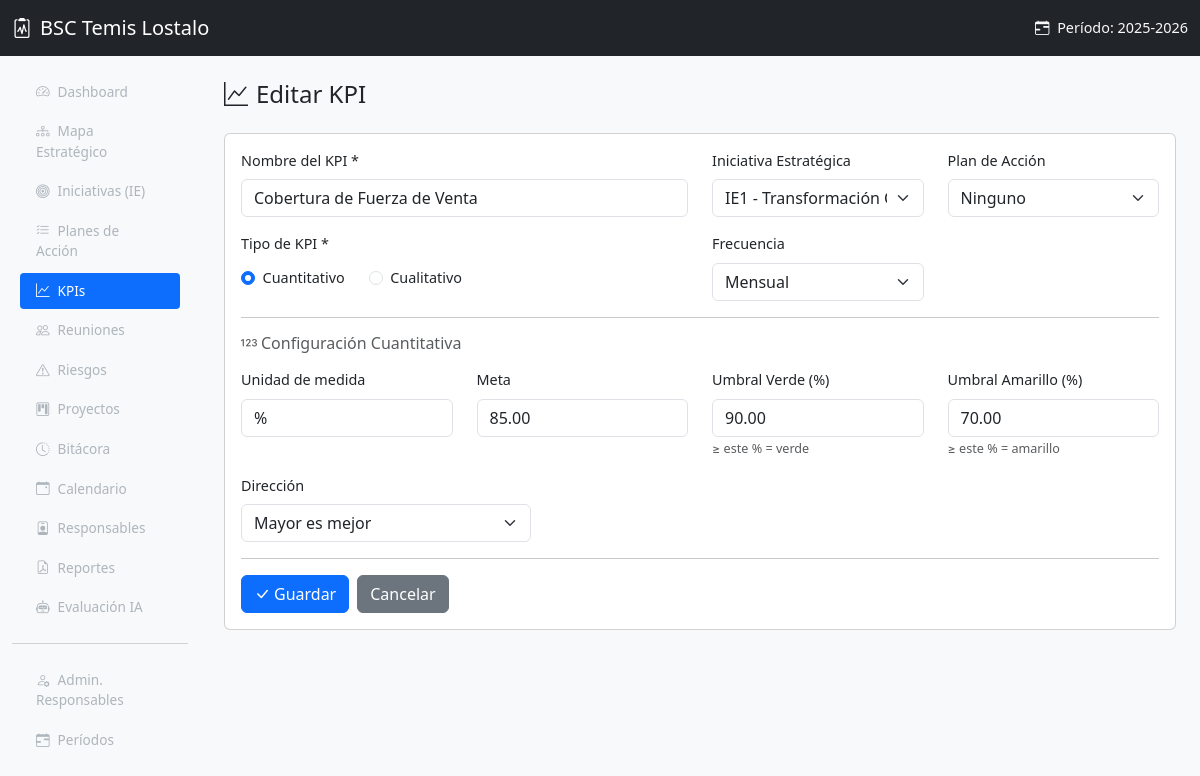
The page /index.php?page=kpis&action=editar&id=1 on the database its author committed.
### tables this page shows
CREATE TABLE periodos_estrategicos (
    id INT AUTO_INCREMENT PRIMARY KEY,
    nombre VARCHAR(100) NOT NULL,
    fecha_inicio DATE NOT NULL,
    fecha_fin DATE NOT NULL,
    activo TINYINT(1) DEFAULT 0,
    created_at TIMESTAMP DEFAULT CURRENT_TIMESTAMP
);

CREATE TABLE kpis (
    id INT AUTO_INCREMENT PRIMARY KEY,
    iniciativa_id INT DEFAULT NULL,
    plan_accion_id INT DEFAULT NULL,
    periodo_id INT DEFAULT NULL,
    nombre VARCHAR(200) NOT NULL,
    tipo ENUM('cuantitativo','cualitativo') DEFAULT 'cuantitativo',
    unidad VARCHAR(50) DEFAULT NULL,
    meta DECIMAL(15,2) DEFAULT NULL,
    valor_actual DECIMAL(15,2) DEFAULT NULL,
    umbral_verde DECIMAL(5,2) DEFAULT 90.00,
    umbral_amarillo DECIMAL(5,2) DEFAULT 70.00,
    direccion ENUM('mayor_mejor','menor_mejor') DEFAULT 'mayor_mejor',
    escala_cualitativa VARCHAR(50) DEFAULT NULL,
    opciones_cualitativas TEXT,
    valor_cualitativo VARCHAR(100) DEFAULT NULL,
    estado_semaforo ENUM('verde','amarillo','rojo') DEFAULT NULL,
    frecuencia ENUM('mensual','trimestral','anual') DEFAULT 'mensual',
    activo TINYINT(1) DEFAULT 1,
    created_at TIMESTAMP DEFAULT CURRENT_TIMESTAMP,
    FOREIGN KEY (iniciativa_id) REFERENCES iniciativas_estrategicas(id) ON DELETE SET NULL,
    FOREIGN KEY (plan_accion_id) REFERENCES planes_accion(id) ON DELETE SET NULL,
    FOREIGN KEY (periodo_id) REFERENCES periodos_estrategicos(id) ON DELETE SET NULL
);

CREATE TABLE iniciativas_estrategicas (
    id INT AUTO_INCREMENT PRIMARY KEY,
    perspectiva_id INT NOT NULL,
    periodo_id INT DEFAULT NULL,
    codigo VARCHAR(10) NOT NULL,
    nombre VARCHAR(200) NOT NULL,
    descripcion TEXT,
    orden INT NOT NULL DEFAULT 0,
    FOREIGN KEY (perspectiva_id) REFERENCES perspectivas(id) ON DELETE CASCADE,
    FOREIGN KEY (periodo_id) REFERENCES periodos_estrategicos(id) ON DELETE SET NULL
);

### includes/functions.php (called while the page is built, shortened)
<?php
function sanitize($input) {
    return htmlspecialchars(trim($input), ENT_QUOTES, 'UTF-8');
}
function activeNav($page, $current) {
    return ($page === $current) ? 'active' : '';
}
function getPeriodoActivo($pdo) {
    $stmt = $pdo->query("SELECT * FROM periodos_estrategicos WHERE activo = 1 LIMIT 1");
    return $stmt->fetch();
}

### models/Kpi.php (called while the page is built, shortened)
<?php
require_once __DIR__ . '/../config/database.php';
require_once __DIR__ . '/../includes/functions.php';
class Kpi {
    static function getById($pdo, $id) {
        $stmt = $pdo->prepare("
            SELECT k.*, ie.nombre AS iniciativa_nombre, ie.codigo AS iniciativa_codigo
            FROM kpis k
            LEFT JOIN iniciativas_estrategicas ie ON ie.id = k.iniciativa_id
            WHERE k.id = ?
        ");
        $stmt->execute([$id]);
        return $stmt->fetch();
    }
}

### models/Iniciativa.php (called while the page is built, shortened)
<?php
require_once __DIR__ . '/../config/database.php';
require_once __DIR__ . '/../includes/functions.php';
class Iniciativa {
    static function getAll($pdo) {
        $stmt = $pdo->query("
            SELECT ie.*, p.nombre AS perspectiva_nombre, p.color AS perspectiva_color
            FROM iniciativas_estrategicas ie
            JOIN perspectivas p ON p.id = ie.perspectiva_id
            ORDER BY ie.orden
        ");
        return $stmt->fetchAll();
    }
}

### views/kpis/form.php (the view, shortened to what this page needs)
<?php
require_once __DIR__ . '/../../models/Kpi.php';
require_once __DIR__ . '/../../models/Iniciativa.php';
require_once __DIR__ . '/../../models/PlanAccion.php';
$kpi = null;
if ($id) {
    $kpi = Kpi::getById($pdo, $id);
}
$iniciativas = Iniciativa::getAll($pdo);
require_once __DIR__ . '/../layout/header.php';
$esEditar = ($kpi !== null);
$tipo = $kpi['tipo'] ?? 'cuantitativo';
?>
<h4 class="mb-4">
    <i class="bi bi-graph-up me-2"></i><?= $esEditar ? 'Editar' : 'Nuevo' ?> KPI
</h4>
<div class="card">
    <div class="card-body">
        <form method="POST" action="<?= BASE_URL ?>index.php?page=kpis&action=guardar">
            <div class="row mb-3">
                <div class="col-md-6">
                    <label class="form-label">Nombre del KPI *</label>
                    <input type="text" class="form-control" name="nombre"
                           value="<?= sanitize($kpi['nombre'] ?? '') ?>" required>
                </div>
                <div class="col-md-3">
                    <label class="form-label">Iniciativa Estrat&eacute;gica</label>
                    <select class="form-select" name="iniciativa_id" id="iniciativa_id">
                        <?php foreach ($iniciativas as $ie): ?>
                            <option value="<?= (int)$ie['id'] ?>" <?= ($kpi && $kpi['iniciativa_id'] == $ie['id']) ? 'selected' : '' ?>>
                                <?= sanitize($ie['codigo'] . ' - ' . $ie['nombre']) ?>
                            </option>
                        <?php endforeach; ?>
                    </select>
                </div>
                <div class="col-md-3">
                    <label class="form-label">Plan de Acci&oacute;n</label>
                    <select class="form-select" name="plan_accion_id" id="plan_accion_id">
                        <option value="">Ninguno</option>
                    </select>
                </div>
            </div>
            <div class="row mb-3">
                <div class="col-md-6">
                    <label class="form-label">Tipo de KPI *</label>
                    <div class="d-flex gap-4 mt-1">
                        <div class="form-check">
                            <input class="form-check-input" type="radio" name="tipo" id="tipoCuantitativo"
                                   value="cuantitativo" <?= $tipo === 'cuantitativo' ? 'checked' : '' ?>>
                            <label class="form-check-label" for="tipoCuantitativo">Cuantitativo</label>
                        </div>
                        <div class="form-check">
                            <input class="form-check-input" type="radio" name="tipo" id="tipoCualitativo"
                                   value="cualitativo" <?= $tipo === 'cualitativo' ? 'checked' : '' ?>>
                            <label class="form-check-label" for="tipoCualitativo">Cualitativo</label>
                        </div>
                    </div>
                </div>
                <div class="col-md-3">
                    <label class="form-label">Frecuencia</label>
                    <select class="form-select" name="frecuencia">
                        <option value="mensual" <?= ($kpi['frecuencia'] ?? 'mensual') === 'mensual' ? 'selected' : '' ?>>Mensual</option>
                    </select>
                </div>
            </div>
            <div id="camposCuantitativos" class="<?= $tipo === 'cualitativo' ? 'd-none' : '' ?>">
                <hr>
                <h6 class="text-muted mb-3"><i class="bi bi-123 me-1"></i>Configuraci&oacute;n Cuantitativa</h6>
                <div class="row mb-3">
                    <div class="col-md-3">
                        <label class="form-label">Unidad de medida</label>
                        <input type="text" class="form-control" name="unidad"
                               value="<?= sanitize($kpi['unidad'] ?? '') ?>" placeholder="Ej: %, USD, unidades">
                    </div>
                    <div class="col-md-3">
                        <label class="form-label">Meta</label>
                        <input type="number" class="form-control" name="meta" step="any"
                               value="<?= sanitize($kpi['meta'] ?? '') ?>">
                    </div>
                    <div class="col-md-3">
                        <label class="form-label">Umbral Verde (%)</label>
                        <input type="number" class="form-control" name="umbral_verde" step="1" min="0" max="100"
                               value="<?= sanitize($kpi['umbral_verde'] ?? '90') ?>">
                        <small class="text-muted">&ge; este % = verde</small>
                    </div>
                    <div class="col-md-3">
                        <label class="form-label">Umbral Amarillo (%)</label>
                        <input type="number" class="form-control" name="umbral_amarillo" step="1" min="0" max="100"
                               value="<?= sanitize($kpi['umbral_amarillo'] ?? '70') ?>">
                        <small class="text-muted">&ge; este % = amarillo</small>
                    </div>
                </div>
                <div class="row mb-3">
                    <div class="col-md-4">
                        <label class="form-label">Direcci&oacute;n</label>
                        <select class="form-select" name="direccion">
                            <option value="mayor_mejor" <?= ($kpi['direccion'] ?? 'mayor_mejor') === 'mayor_mejor' ? 'selected' : '' ?>>Mayor es mejor</option>
                        </select>
                    </div>
                </div>
            </div>
            <hr>
            <div class="d-flex gap-2">
                <button type="submit" class="btn btn-primary"><i class="bi bi-check-lg me-1"></i>Guardar</button>
                <a href="<?= BASE_URL ?>index.php?page=kpis" class="btn btn-secondary">Cancelar</a>
            </div>
        </form>
    </div>
</div>
<?php require_once __DIR__ . '/../layout/footer.php'; ?>

### views/layout/header.php (shortened to what this page needs)
<!DOCTYPE html>
<html lang="es">
<head>
    <link href="https://cdn.jsdelivr.net/npm/bootstrap@5.3.3/dist/css/bootstrap.min.css" rel="stylesheet">
    <link href="https://cdn.jsdelivr.net/npm/bootstrap-icons@1.11.3/font/bootstrap-icons.min.css" rel="stylesheet">
    <link href="<?= BASE_URL ?>assets/css/style.css" rel="stylesheet">
</head>
<body>
    <nav class="navbar navbar-dark bg-dark fixed-top">
        <div class="container-fluid">
            <a class="navbar-brand d-flex align-items-center" href="<?= BASE_URL ?>">
                <i class="bi bi-clipboard2-pulse me-2"></i>
                BSC Temis Lostalo
            </a>
            <?php if ($periodoActivo): ?>
                <span class="navbar-text text-light">
                    <i class="bi bi-calendar-range me-1"></i>
                    Período: <?= sanitize($periodoActivo['nombre']) ?>
                </span>
            <?php endif; ?>
        </div>
    </nav>
    <div class="container-fluid">
        <div class="row">
            <nav id="sidebar" class="col-md-2 d-md-block sidebar offcanvas-md offcanvas-start">
                <div class="offcanvas-body position-sticky pt-3">
                    <ul class="nav flex-column">
                        <li class="nav-item">
                            <a class="nav-link <?= activeNav('dashboard', $page) ?>" href="<?= BASE_URL ?>index.php?page=dashboard">
                                <i class="bi bi-speedometer2 me-2"></i>Dashboard
                            </a>
                        </li>
                        <li class="nav-item">
                            <a class="nav-link <?= activeNav('mapa', $page) ?>" href="<?= BASE_URL ?>index.php?page=mapa">
                                <i class="bi bi-diagram-3 me-2"></i>Mapa Estratégico
                            </a>
                        </li>
                        <li class="nav-item">
                            <a class="nav-link <?= activeNav('iniciativas', $page) ?>" href="<?= BASE_URL ?>index.php?page=iniciativas">
                                <i class="bi bi-bullseye me-2"></i>Iniciativas (IE)
                            </a>
                        </li>
                        <li class="nav-item">
                            <a class="nav-link <?= activeNav('planes', $page) ?>" href="<?= BASE_URL ?>index.php?page=planes">
                                <i class="bi bi-list-check me-2"></i>Planes de Acción
                            </a>
                        </li>
                        <li class="nav-item">
                            <a class="nav-link <?= activeNav('kpis', $page) ?>" href="<?= BASE_URL ?>index.php?page=kpis">
                                <i class="bi bi-graph-up me-2"></i>KPIs
                            </a>
                        </li>
                        <li class="nav-item">
                            <a class="nav-link <?= activeNav('reuniones', $page) ?>" href="<?= BASE_URL ?>index.php?page=reuniones">
                                <i class="bi bi-people me-2"></i>Reuniones
                            </a>
                        </li>
                        <li class="nav-item">
                            <a class="nav-link <?= activeNav('riesgos', $page) ?>" href="<?= BASE_URL ?>index.php?page=riesgos">
                                <i class="bi bi-exclamation-triangle me-2"></i>Riesgos
                            </a>
                        </li>
                        <li class="nav-item">
                            <a class="nav-link <?= activeNav('proyectos', $page) ?>" href="<?= BASE_URL ?>index.php?page=proyectos">
                                <i class="bi bi-kanban me-2"></i>Proyectos
                            </a>
                        </li>
                        <li class="nav-item">
                            <a class="nav-link <?= activeNav('bitacora', $page) ?>" href="<?= BASE_URL ?>index.php?page=bitacora">
                                <i class="bi bi-clock-history me-2"></i>Bitácora
                            </a>
                        </li>
                        <li class="nav-item">
                            <a class="nav-link <?= activeNav('calendario', $page) ?>" href="<?= BASE_URL ?>index.php?page=calendario">
                                <i class="bi bi-calendar-event me-2"></i>Calendario
                            </a>
                        </li>
                        <li class="nav-item">
                            <a class="nav-link <?= activeNav('responsables', $page) ?>" href="<?= BASE_URL ?>index.php?page=responsables">
                                <i class="bi bi-person-badge me-2"></i>Responsables
                            </a>
                        </li>
                        <li class="nav-item">
                            <a class="nav-link <?= activeNav('reportes', $page) ?>" href="<?= BASE_URL ?>index.php?page=reportes">
                                <i class="bi bi-file-earmark-pdf me-2"></i>Reportes
                            </a>
                        </li>
                        <li class="nav-item">
                            <a class="nav-link <?= activeNav('evaluacion', $page) ?>" href="<?= BASE_URL ?>index.php?page=evaluacion">
                                <i class="bi bi-robot me-2"></i>Evaluación IA
                            </a>
                        </li>
                        <hr class="text-muted">
                        <li class="nav-item">
                            <a class="nav-link <?= activeNav('admin_responsables', $page) ?>" href="<?= BASE_URL ?>index.php?page=admin_responsables">
                                <i class="bi bi-person-gear me-2"></i>Admin. Responsables
                            </a>
                        </li>
                        <li class="nav-item">
                            <a class="nav-link <?= activeNav('periodos', $page) ?>" href="<?= BASE_URL ?>index.php?page=periodos">
                                <i class="bi bi-calendar-range me-2"></i>Períodos
                            </a>
                        </li>
                    </ul>
                </div>
            </nav>
            <main class="col-md-10 ms-sm-auto px-md-4 main-content">

### assets/css/style.css (style rules this page uses)
body { font-size: 0.9rem; background-color: #f8f9fa; }
.main-content { margin-top: 56px; padding-top: 1.5rem; padding-bottom: 2rem; }
.sidebar { background-color: #212529; min-height: calc(100vh - 56px); margin-top: 56px; padding-top: 0; }
.sidebar .nav-link { color: #adb5bd; padding: 0.5rem 1rem; border-radius: 0.25rem; margin: 0.1rem 0.5rem; font-size: 0.85rem; }
.sidebar .nav-link.active { color: #fff; background-color: #0d6efd; }
.sidebar .nav-link i { width: 20px; text-align: center; }

### rows shown on the page
periodos_estrategicos: nombre "2025-2026"
kpis: nombre "Cobertura de Fuerza de Venta", iniciativa_id "IE1 - Transformación Comercial & Marketing", tipo "☑ Cuantitativo", tipo "☐ Cualitativo", frecuencia "Mensual", unidad "%", meta "85.00", umbral_verde "90.00", umbral_amarillo "70.00", direccion "Mayor es mejor"
